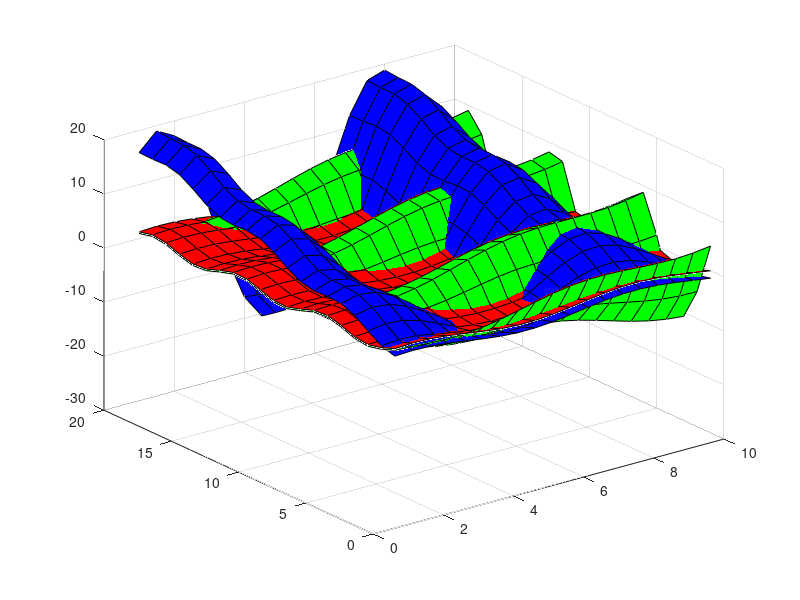

This figure's MATLAB source:
[X,Y] = meshgrid(1:0.5:10,1:20);
Z = sin(X) + cos(Y);
s=surf(X,Y,Z,'FaceColor','red');
hold on
Z1 = cos(X)+X.*cos(Y);
surf(X,Y,Z1,'FaceColor','green');
Z2 = Y.*sin(X)- sin(Y);
surf(X,Y,Z2,'FaceColor','blue');
hold off

